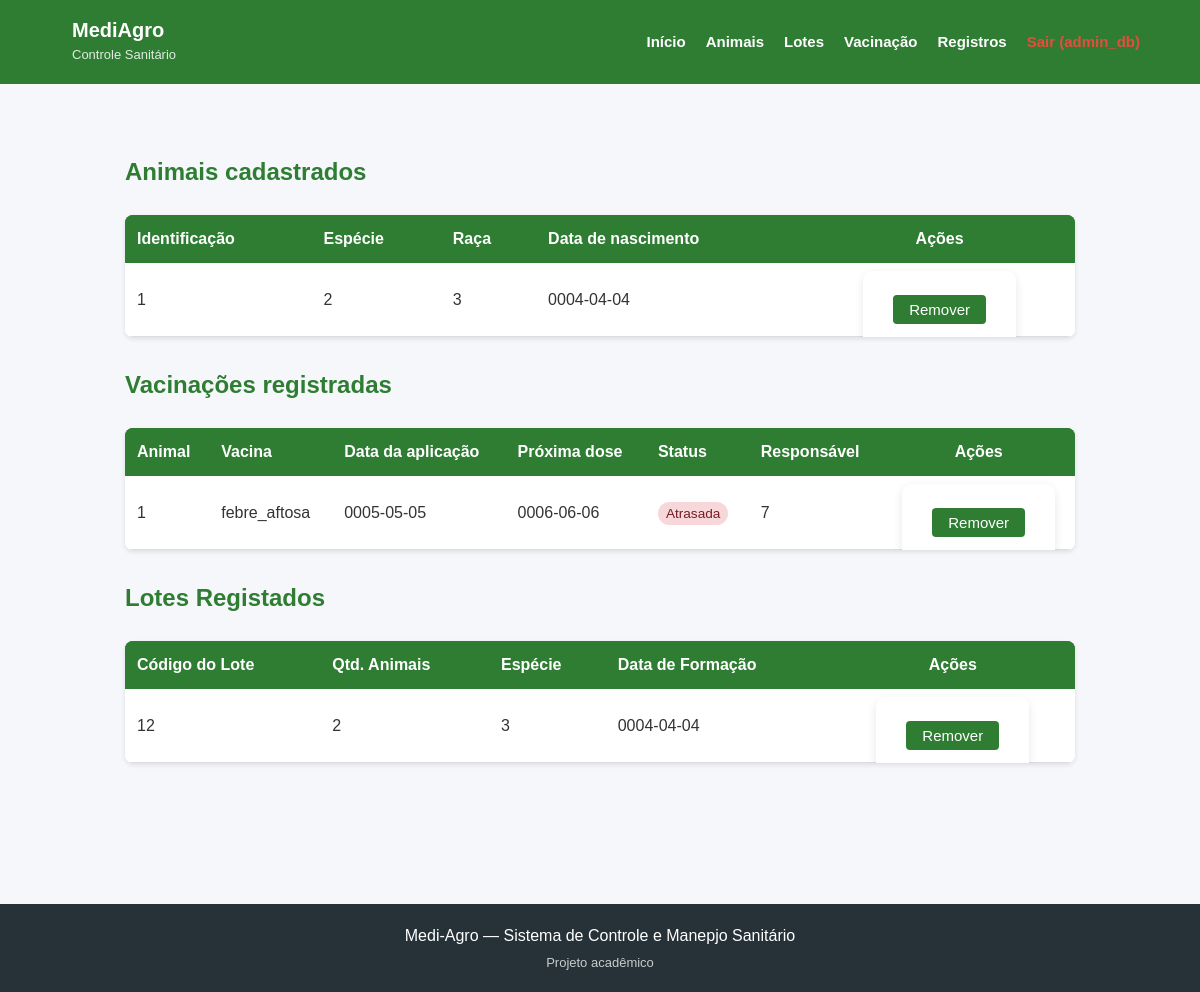
The app's page /listagem (signed in), older data.
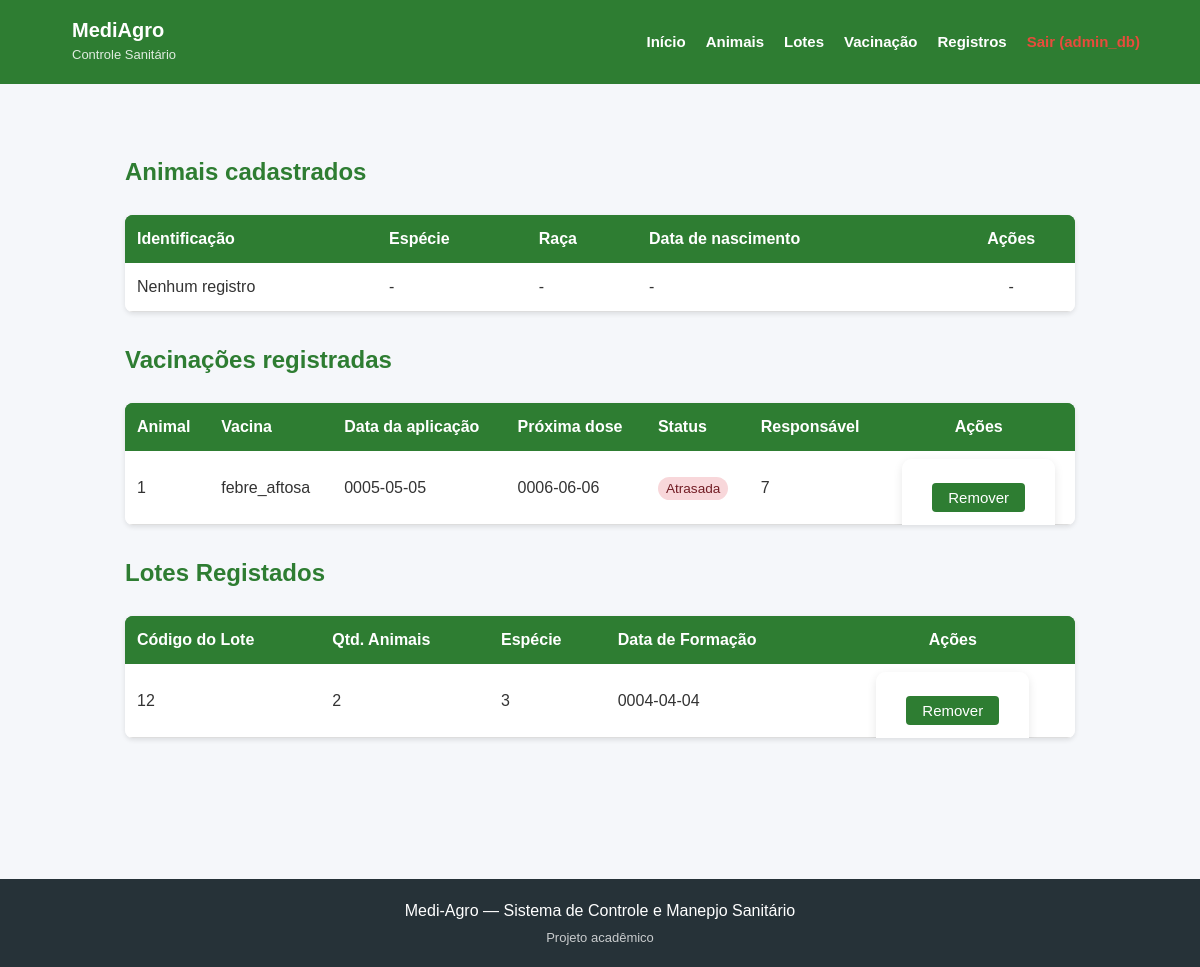
The same page, newer data.
### tables this page shows
CREATE TABLE usuarios (
                id INTEGER PRIMARY KEY AUTOINCREMENT,
                username TEXT UNIQUE NOT NULL,
                senha TEXT NOT NULL,
                perfil TEXT NOT NULL
            );

CREATE TABLE animais (
                id INTEGER PRIMARY KEY AUTOINCREMENT,
                identificacao TEXT NOT NULL,
                especie TEXT,
                raca TEXT,
                data_nascimento TEXT
            );

CREATE TABLE vacinacao (
                id INTEGER PRIMARY KEY AUTOINCREMENT,
                animal TEXT,
                lote_id INTEGER,
                vacina_id INTEGER,
                vacina TEXT,
                data_vacinacao TEXT,
                data_aplicacao TEXT,
                proxima_dose TEXT,
                status TEXT,
                responsavel TEXT
            );

CREATE TABLE lotes (
                id INTEGER PRIMARY KEY AUTOINCREMENT,
                codigo_lote TEXT,
                nome TEXT,
                descricao TEXT,
                quantidade_animais INTEGER,
                especie TEXT,
                data_formacao TEXT
            );

### app.py (the view)
@app.route("/listagem")
@login_required
def listagem():
  db = get_db()
  cursor = db.cursor()
  cursor.execute("SELECT * FROM animais")
  animais = [dict(row) for row in cursor.fetchall()]
  cursor.execute("SELECT * FROM lotes")
  lotes = [dict(row) for row in cursor.fetchall()]
  cursor.execute("SELECT * FROM vacinacao")
  vacinacoes = [dict(row) for row in cursor.fetchall()]
  for v in vacinacoes:
    v["status"] = status_vacina(v.get("proxima_dose"))
  return render_template(
      "listagem.html", animais=animais, vacinacoes=vacinacoes, lotes=lotes
  )

### app.py (called while the page is built)
def get_db():
  db = getattr(g, "_database", None)
  if db is None:
    db = g._database = sqlite3.connect(DATABASE)
    db.row_factory = sqlite3.Row  # Permite aceder às colunas pelo nome
  return db

@app.teardown_appcontext
def close_connection(exception):
  db = getattr(g, "_database", None)
  if db is not None:
    db.close()

@login_manager.user_loader
def load_user(user_id):
  db = get_db()
  cursor = db.cursor()
  cursor.execute("SELECT * FROM usuarios WHERE id = ?", (user_id,))
  user_data = cursor.fetchone()
  if user_data:
    return User(
        user_data["id"],
        user_data["username"],
        user_data["senha"],
        user_data["perfil"],
    )
  return None

def status_vacina(proxima_dose):
  if not proxima_dose:
    return None
  try:
    prox = date.fromisoformat(proxima_dose)
  except ValueError:
    return None
  hoje = date.today()
  if prox < hoje:
    return "atrasada"
  elif prox == hoje:
    return "hoje"
  else:
    return "em_dia"

### templates/listagem.html
{% extends "base.html" %}
{% block content %}
<div class="container" style="padding: 20px;">
    <h2 style="color: #2e7d32; font-weight: bold; margin-top: 10px;">Animais cadastrados</h2>
    <div style="margin-bottom: 30px;">
        <table class="styled-table" style="width: 100%; border-collapse: collapse; border-radius: 8px; overflow: hidden; box-shadow: 0 2px 5px rgba(0,0,0,0.1);">
            <thead>
                <tr style="background-color: #2e7d32; color: white;">
                    <th style="padding: 12px; text-align: left;">Identificação</th>
                    <th style="padding: 12px; text-align: left;">Espécie</th>
                    <th style="padding: 12px; text-align: left;">Raça</th>
                    <th style="padding: 12px; text-align: left;">Data de nascimento</th>
                    <th style="padding: 12px; text-align: center;">Ações</th>
                </tr>
            </thead>
            <tbody>
                {% for animal in animais %}
                <tr style="background-color: #ffffff; border-bottom: 1px solid #eee;">
                    <td style="padding: 12px;">{{ animal.identificacao or '-' }}</td>
                    <td style="padding: 12px;">{{ animal.especie or '-' }}</td>
                    <td style="padding: 12px;">{{ animal.raca or '-' }}</td>
                    <td style="padding: 12px;">{{ animal.data_nascimento or '-' }}</td>
                    <td style="padding: 12px; text-align: center;">
                        <form action="{{ url_for('remover_animal_route', id=animal.id) }}" method="POST" style="display:inline;">
                            <button type="submit" style="background-color: #2e7d32; color: white; border: none; padding: 6px 16px; border-radius: 4px; cursor: pointer;" onclick="return confirm('Tem certeza que deseja remover este animal?');">Remover</button>
                        </form>
                    </td>
                </tr>
                {% else %}
                <tr style="background-color: #ffffff;">
                    <td style="padding: 12px;">Nenhum registro</td>
                    <td style="padding: 12px;">-</td>
                    <td style="padding: 12px;">-</td>
                    <td style="padding: 12px;">-</td>
                    <td style="padding: 12px; text-align: center;">-</td>
                </tr>
                {% endfor %}
            </tbody>
        </table>
    </div>
    <h2 style="color: #2e7d32; font-weight: bold; margin-top: 30px;">Vacinações registradas</h2>
    <div style="margin-bottom: 30px;">
        <table class="styled-table" style="width: 100%; border-collapse: collapse; border-radius: 8px; overflow: hidden; box-shadow: 0 2px 5px rgba(0,0,0,0.1);">
            <thead>
                <tr style="background-color: #2e7d32; color: white;">
                    <th style="padding: 12px; text-align: left;">Animal</th>
                    <th style="padding: 12px; text-align: left;">Vacina</th>
                    <th style="padding: 12px; text-align: left;">Data da aplicação</th>
                    <th style="padding: 12px; text-align: left;">Próxima dose</th>
                    <th style="padding: 12px; text-align: left;">Status</th>
                    <th style="padding: 12px; text-align: left;">Responsável</th>
                    <th style="padding: 12px; text-align: center;">Ações</th>
                </tr>
            </thead>
            <tbody>
                {% for vac in vacinacoes %}
                <tr style="background-color: #ffffff; border-bottom: 1px solid #eee;">
                    <td style="padding: 12px;">{{ vac.animal or vac.lote_nome or '-' }}</td>
                    <td style="padding: 12px;">{{ vac.vacina or vac.nome_vacina or '-' }}</td>
                    <td style="padding: 12px;">{{ vac.data_aplicacao or vac.data_vacinacao or '-' }}</td>
                    <td style="padding: 12px;">{{ vac.proxima_dose or '-' }}</td>
                    <td style="padding: 12px;">
                        {% if vac.status == 'atrasada' %}
                            <span style="background-color: #f8d7da; color: #721c24; padding: 4px 8px; border-radius: 12px; font-size: 0.85em;">Atrasada</span>
                        {% elif vac.status == 'hoje' %}
                            <span style="background-color: #fff3cd; color: #856404; padding: 4px 8px; border-radius: 12px; font-size: 0.85em;">Hoje</span>
                        {% else %}
                            <span style="background-color: #d4edda; color: #155724; padding: 4px 8px; border-radius: 12px; font-size: 0.85em;">Em dia</span>
                        {% endif %}
                    </td>
                    <td style="padding: 12px;">{{ vac.responsavel or '-' }}</td>
                    <td style="padding: 12px; text-align: center;">
                        <form action="{{ url_for('remover_vacinacao_route', id=vac.id) }}" method="POST" style="display:inline;">
                            <button type="submit" style="background-color: #2e7d32; color: white; border: none; padding: 6px 16px; border-radius: 4px; cursor: pointer;" onclick="return confirm('Tem certeza que deseja remover esta vacinação?');">Remover</button>
                        </form>
                    </td>
                </tr>
                {% else %}
                <tr style="background-color: #ffffff;">
                    <td colspan="7" style="padding: 12px;">Nenhuma vacinação registrada</td>
                </tr>
                {% endfor %}
            </tbody>
        </table>
    </div>
    <h2 style="color: #2e7d32; font-weight: bold; margin-top: 30px;">Lotes Registados</h2>
    <div style="margin-bottom: 30px;">
        <table class="styled-table" style="width: 100%; border-collapse: collapse; border-radius: 8px; overflow: hidden; box-shadow: 0 2px 5px rgba(0,0,0,0.1);">
            <thead>
                <tr style="background-color: #2e7d32; color: white;">
                    <th style="padding: 12px; text-align: left;">Código do Lote</th>
                    <th style="padding: 12px; text-align: left;">Qtd. Animais</th>
                    <th style="padding: 12px; text-align: left;">Espécie</th>
                    <th style="padding: 12px; text-align: left;">Data de Formação</th>
                    <th style="padding: 12px; text-align: center;">Ações</th>
                </tr>
            </thead>
            <tbody>
                {% for lote in lotes %}
                <tr style="background-color: #ffffff; border-bottom: 1px solid #eee;">
                    <td style="padding: 12px;">{{ lote.codigo_lote or lote.nome or '-' }}</td>
                    <td style="padding: 12px;">{{ lote.quantidade_animais or '-' }}</td>
                    <td style="padding: 12px;">{{ lote.especie or lote.descricao or '-' }}</td>
                    <td style="padding: 12px;">{{ lote.data_formacao or '-' }}</td>
                    <td style="padding: 12px; text-align: center;">
                        <form action="{{ url_for('remover_lote_route', id=lote.id) }}" method="POST" style="display:inline;">
                            <button type="submit" style="background-color: #2e7d32; color: white; border: none; padding: 6px 16px; border-radius: 4px; cursor: pointer;" onclick="return confirm('Tem certeza que deseja remover este lote?');">Remover</button>
                        </form>
                    </td>
                </tr>
                {% else %}
                <tr style="background-color: #ffffff;">
                    <td colspan="5" style="padding: 12px;">Nenhum lote registrado</td>
                </tr>
                {% endfor %}
            </tbody>
        </table>
    </div>
</div>
{% endblock %}

### templates/base.html (shortened to what this page needs)
<!DOCTYPE html>
<html lang="pt-BR">
<head>
    <link rel="stylesheet" href="{{ url_for('static', filename='css/style.css') }}">
</head>
<body>
<header class="header">
    <div class="container header-content">
        <div class="logo">
            <div>
                <h1>MediAgro</h1>
                <span>Controle Sanitário</span>
            </div>
        </div>
        <nav class="nav">
            {% if current_user.is_authenticated %}
                <a href="{{ url_for('inicio') }}">Início</a>
                <a href="{{ url_for('cadastro') }}">Animais</a>
                <a href="{{ url_for('lotes') }}">Lotes</a>
                <a href="{{ url_for('vacinacao') }}">Vacinação</a>
                <a href="{{ url_for('listagem') }}">Registros</a>
                <a href="{{ url_for('logout') }}" style="color: #e74c3c;">Sair ({{ current_user.username }})</a>
            {% else %}
                <a href="{{ url_for('login') }}">Entrar</a>
                <a href="{{ url_for('register') }}">Cadastrar</a>
            {% endif %}
        </nav>
    </div>
</header>
<main class="container main-content">
    {% block content %}
    {% endblock %}
</main>
<footer class="footer">
    <div class="container">
        <p>
            Medi-Agro — Sistema de Controle e Manepjo Sanitário
        </p>
        <span>
            Projeto acadêmico
        </span>
    </div>
</footer>
</body>
</html>

### static/css/style.css (style rules this page uses)
* { margin: 0; padding: 0; box-sizing: border-box; }
html { height: 100%; }
body { min-height: 100%; display: flex; flex-direction: column; font-family: Arial, sans-serif; background-color: #f5f7fa; color: #333; line-height: 1.5; }
a { color: inherit; }
.container { width: 90%; max-width: 1100px; margin: 0 auto; }
.main-content { flex: 1 0 auto; width: 100%; padding: 40px 0; }
.container h2 { margin-bottom: 25px; color: #2e7d32; }
.header { background-color: #2e7d32; color: white; }
.header-content { display: flex; justify-content: space-between; align-items: center; padding: 18px 0; }
.logo { display: flex; align-items: center; gap: 12px; }
.logo h1 { font-size: 20px; line-height: 1.2; }
.logo span { font-size: 13px; opacity: 0.85; }
.nav { display: flex; gap: 20px; }
.nav a { color: white; text-decoration: none; font-weight: bold; font-size: 15px; }
.footer { flex-shrink: 0; margin-top: 50px; padding: 20px 0; text-align: center; background-color: #263238; color: white; }
.footer span { display: block; font-size: 13px; opacity: 0.75; margin-top: 5px; }
form { background-color: white; padding: 30px; border-radius: 10px; box-shadow: 0 3px 10px rgba(0, 0, 0, 0.1); max-width: 600px; }
form button[type="submit"] { display: inline-block; padding: 10px 18px; margin-top: 20px; background-color: #2e7d32; color: white; border: none; border-radius: 6px; cursor: pointer; font-size: 15px; }
table { width: 100%; border-collapse: collapse; background-color: white; margin-top: 20px; margin-bottom: 30px; box-shadow: 0 3px 10px rgba(0, 0, 0, 0.08); border-radius: 10px; overflow: hidden; }
th { background-color: #2e7d32; color: white; padding: 12px; text-align: left; }
td { padding: 12px; border-bottom: 1px solid #ddd; }

Row changes from the older to the newer data that the page shows:
removed animais: identificacao "1", especie "2", raca "3", data_nascimento "0004-04-04"
Text that changed along with them:
text now shown: "Nenhum registro - - - -"
